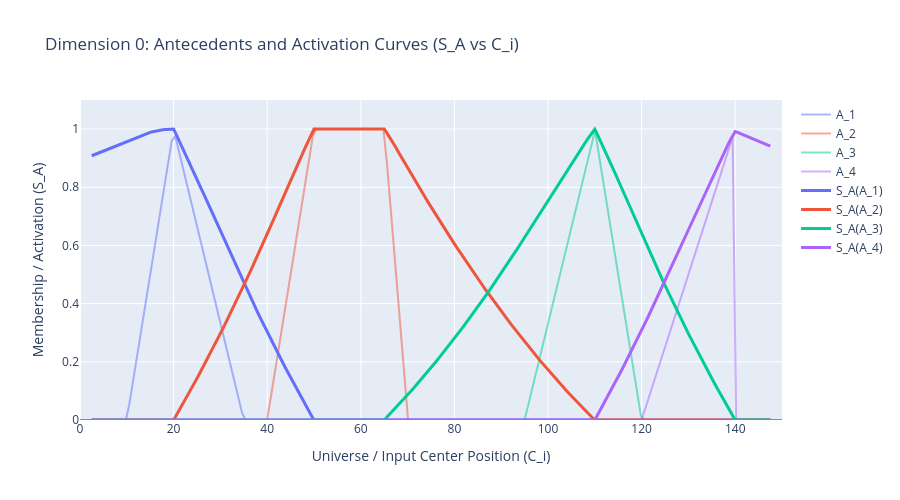

The code cell stored with this chart in its notebook:
### Code cell
# Example: Compute and plot activation curves for the 1D case

# Parameters
base_width = 5  # Base width of isosceles triangle input (0 for crisp/singleton)
step = 0.5        # Displacement step

# Compute activation curves for dimension 0
C_i_values, S_A_curves, antecedent_order = compute_activation_curves(
    rule_base_1d, 
    dim=0, 
    base_width=base_width, 
    step=step
)

# Plot
fig = plot_activation_curves(rule_base_1d, dim=0, C_i_values=C_i_values, 
                             S_A_curves=S_A_curves, antecedent_order=antecedent_order)
fig.show()

### Figure 1 — Plotly figure (JSON) as saved in the notebook; plotly's stock layout.template omitted (floating-point values rounded to 4 significant figures; data arrays with more than 128 entries replaced by an {"elided": "..."} marker saying what was removed)
{"data": [{"line": {"color": "#636EFA", "width": 2}, "mode": "lines", "name": "A_1", "opacity": 0.5, "type": "scatter", "x": {"elided": "200 float values"}, "y": {"elided": "200 float values"}}, {"line": {"color": "#EF553B", "width": 2}, "mode": "lines", "name": "A_2", "opacity": 0.5, "type": "scatter", "x": {"elided": "200 float values"}, "y": {"elided": "200 float values"}}, {"line": {"color": "#00CC96", "width": 2}, "mode": "lines", "name": "A_3", "opacity": 0.5, "type": "scatter", "x": {"elided": "200 float values"}, "y": {"elided": "200 float values"}}, {"line": {"color": "#AB63FA", "width": 2}, "mode": "lines", "name": "A_4", "opacity": 0.5, "type": "scatter", "x": {"elided": "200 float values"}, "y": {"elided": "200 float values"}}, {"line": {"color": "#636EFA", "width": 3}, "mode": "lines", "name": "S_A(A_1)", "opacity": 1, "type": "scatter", "x": {"elided": "291 float values"}, "y": {"elided": "291 float values"}}, {"line": {"color": "#EF553B", "width": 3}, "mode": "lines", "name": "S_A(A_2)", "opacity": 1, "type": "scatter", "x": {"elided": "291 float values"}, "y": {"elided": "291 float values"}}, {"line": {"color": "#00CC96", "width": 3}, "mode": "lines", "name": "S_A(A_3)", "opacity": 1, "type": "scatter", "x": {"elided": "291 float values"}, "y": {"elided": "291 float values"}}, {"line": {"color": "#AB63FA", "width": 3}, "mode": "lines", "name": "S_A(A_4)", "opacity": 1, "type": "scatter", "x": {"elided": "291 float values"}, "y": {"elided": "291 float values"}}], "layout": {"height": 500, "legend": {"x": 1.02, "xanchor": "left", "y": 1}, "showlegend": true, "title": {"text": "Dimension 0: Antecedents and Activation Curves (S_A vs C_i)"}, "xaxis": {"title": {"text": "Universe / Input Center Position (C_i)"}}, "yaxis": {"range": [0, 1.1], "title": {"text": "Membership / Activation (S_A)"}}}}
